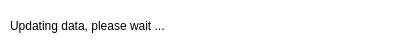
<?xml version="1.0" encoding="UTF-8"?>
<ui version="4.0">
 <class>PopUp</class>
 <widget class="QDialog" name="PopUp">
  <property name="geometry">
   <rect>
    <x>0</x>
    <y>0</y>
    <width>400</width>
    <height>48</height>
   </rect>
  </property>
  <property name="windowTitle">
   <string>Dialog</string>
  </property>
  <property name="styleSheet">
   <string notr="true">background-color: white;</string>
  </property>
  <widget class="QWidget" name="gridLayoutWidget">
   <property name="geometry">
    <rect>
     <x>10</x>
     <y>10</y>
     <width>371</width>
     <height>31</height>
    </rect>
   </property>
   <layout class="QGridLayout" name="gridLayout">
    <item row="0" column="0">
     <widget class="QLabel" name="label">
      <property name="text">
       <string>Updating data, please wait ...</string>
      </property>
     </widget>
    </item>
   </layout>
  </widget>
 </widget>
 <resources/>
 <connections/>
</ui>
